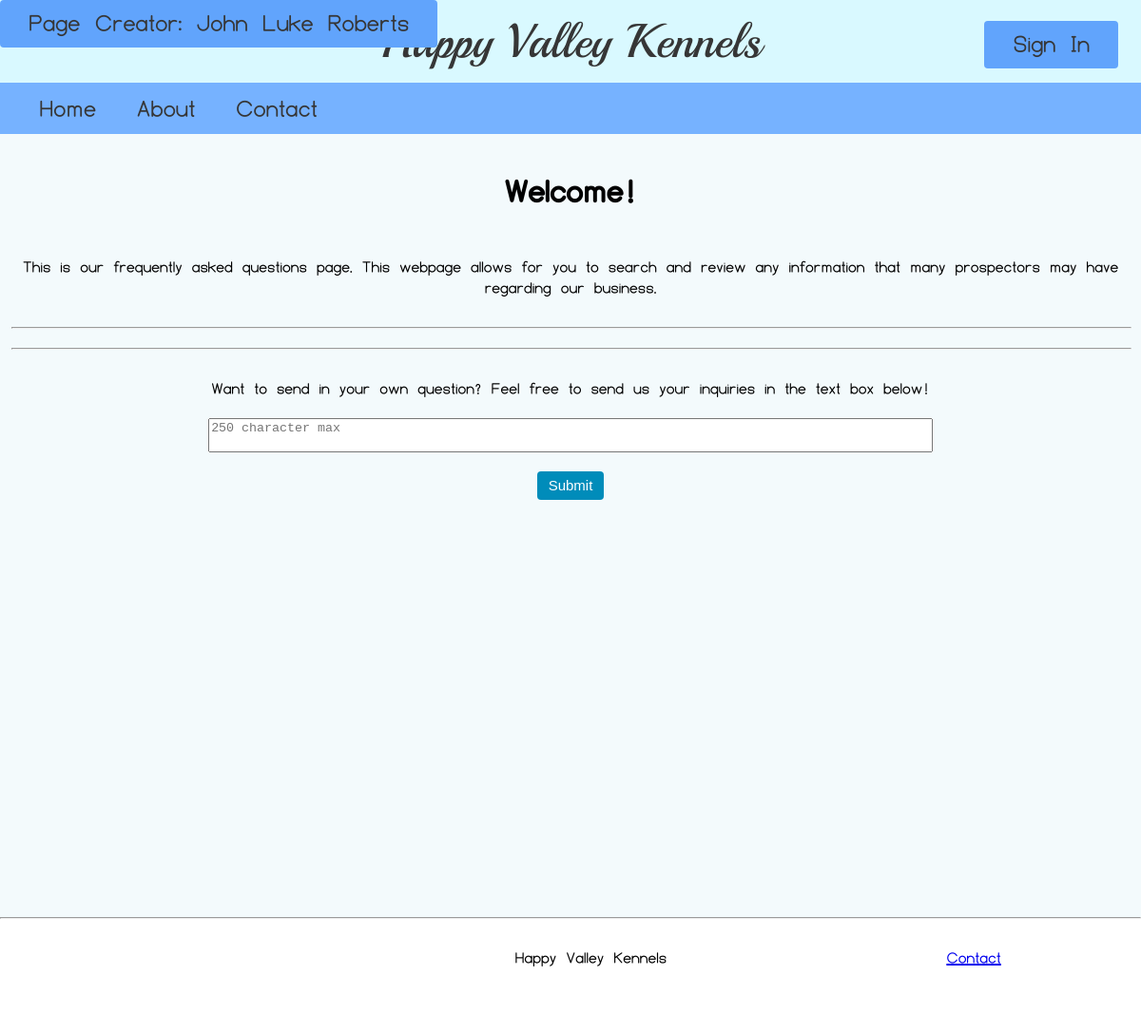
Page /About/index.php on the earlier database version.
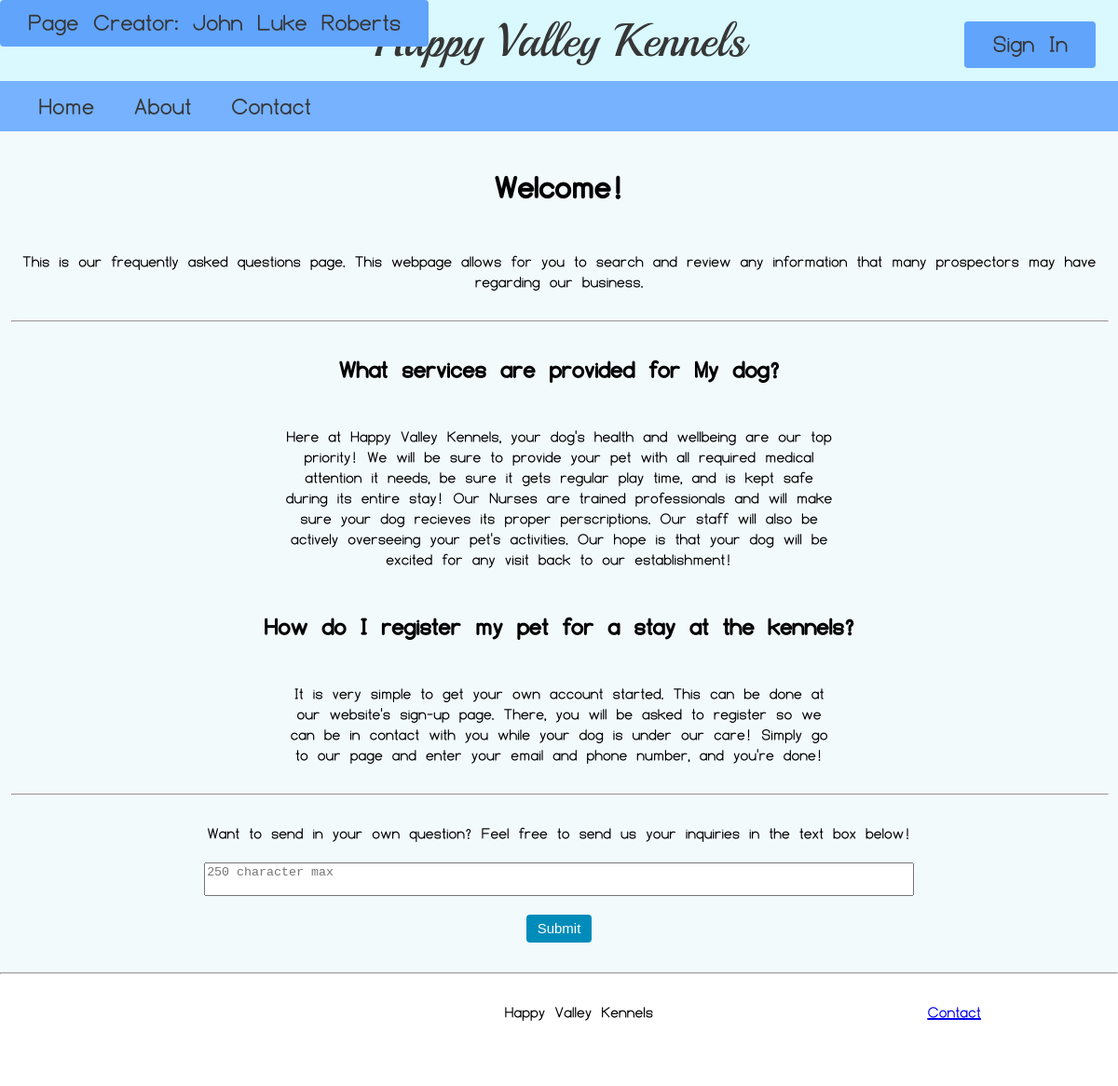
Same page on the later database version.
### tables this page shows
CREATE TABLE resp (
	question varchar(100),
    response varchar(800),
    id int auto_increment primary key
);

### About/index.php (the view, shortened to what this page needs)
<?php
include "../assets/Header/Header.php";
?>
<!DOCTYPE html>
<html lang="en">
<link rel="stylesheet" href="HVKfaq.css">
<body>
	<div id="Page_Content">
		<div id="div2">
			<h1>Welcome!</h1>
			<p>This is our frequently asked questions page. This webpage allows for you
				to search and review any information that many prospectors may have regarding
				our business.
			</p>
			<hr>
			<?php
			$servername = "localhost";
			$username = "root";
			$password = "";
			$conn = new
				PDO("mysql:host=$servername;
				dbname=faq", $username, $password);
			$sql = "SELECT question, response FROM resp
						ORDER BY id desc
						LIMIT 5";
			$query = $conn->prepare($sql);
			$query->execute();
			$table = $query->fetchAll();
			foreach ($table as $display) {
				echo ("<h2>" . $display["question"] . "</h2>");
				echo ("<div class = 'div3'><p>" . $display["response"] . "</p></div>");
			}
			?>
			<hr>
			<form action="index.php" method="post">
				<div id="form_content">
					<p>Want to send in your own question? Feel free to send us your inquiries in the text box below!</p>
					<textarea placeholder="250 character max" maxlength="250" name="Inquiry" required></textarea>
					<button type="submit">Submit</button>
				</div>
			</form>
		</div>
	</div>
</body>
</html>
<?php
include "../assets/Footer/Footer.php";
?>

Differences in the rows shown:
added resp: question "What services are provided for My dog?", response "Here at Happy Valley Kennels, your dog's health and wellbeing are our top priority! We will be sure to provide your pet with all required medical attention it needs, be sure it gets regular play time, and is kept safe during its entire stay! Our Nurses are trained professionals and will make sure your dog recieves its proper perscriptions. Our staff will also be actively overseeing your pet's activities. Our hope is that your dog will be excited for any visit back to our establishment!"
added resp: question "How do I register my pet for a stay at the kennels?", response "It is very simple to get your own account started. This can be done at our website's sign-up page. There, you will be asked to register so we can be in contact with you while your dog is under our care! Simply go to our page and enter your email and phone number, and you're done!"
